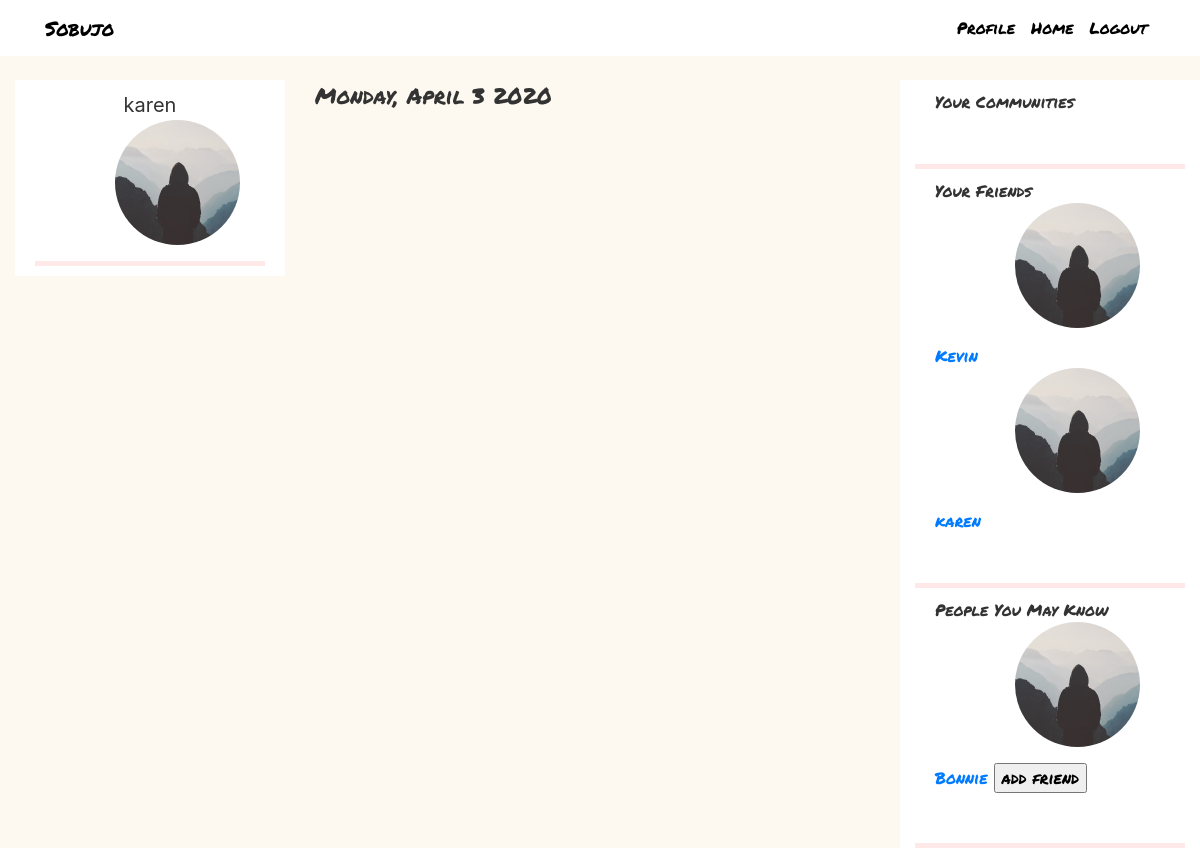
The page /journal/4 (signed in) on the database as committed earlier.
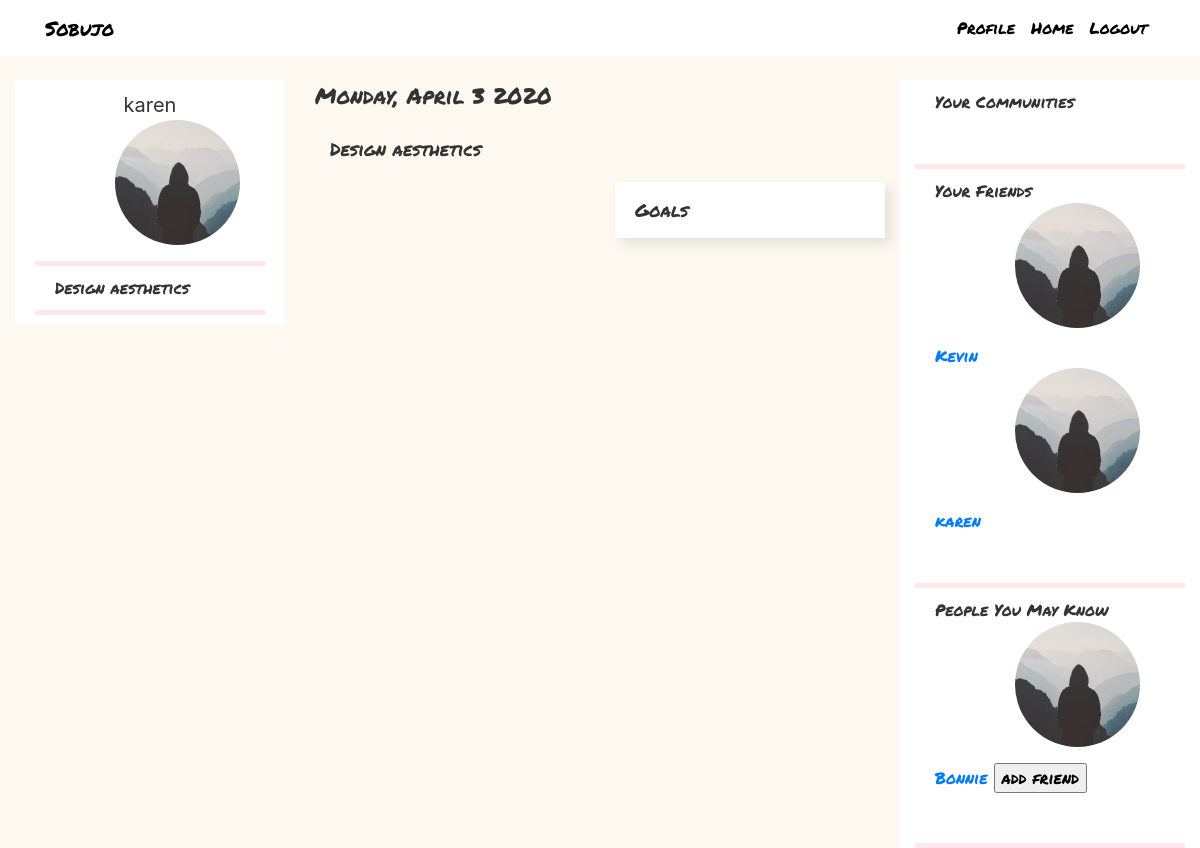
The same page on the database as committed later.
### flaskblog/models.py (models this page shows, shortened)
class User(db.Model, UserMixin):
    id = db.Column(db.Integer, primary_key=True)
    username = db.Column(db.String(20), unique=True, nullable=False)
    email = db.Column(db.String(120), unique=True, nullable=False)
    image_file = db.Column(db.String(20), nullable=False, default='default.jpg')
    password = db.Column(db.String(60), nullable=False)
    pages = db.relationship("Page", backref="user")
    friends = db.relationship("User", secondary=friendship,
                           primaryjoin=id==friendship.c.friend_a_id,
                           secondaryjoin=id==friendship.c.friend_b_id)
    community = db.relationship("Community", secondary=membership, backref="members")
    comments = db.relationship("Comment", backref="author") # received

class Page(db.Model):
    id = db.Column(db.Integer, primary_key=True)
    user_id = db.Column(db.Integer, db.ForeignKey('user.id')) # can be nullable
    community_id = db.Column(db.Integer, db.ForeignKey('community.id')) # can be nullable
    title = db.Column(db.String(100), nullable=False)
    entries = db.relationship("Entry", backref="page")
    goals = db.relationship("Goal", backref="page")

### flaskblog/routes.py (the view)
@app.route("/journal/<int:user_id>")
@login_required
def spectate(user_id):
    users = User.query.all()
    users = [user for user in users if user.id != current_user.id and user not in current_user.friends]
    if user_id == current_user.id:
        return redirect(url_for('journal'))
    other_user = User.query.filter_by(id=user_id).first()
    pages = Page.query.filter_by(user_id=user_id).all()
    entries = {}
    goals = {}
    for page in pages:
        entries[page.id] = Entry.query.filter_by(page_id=page.id).all()
        goals[page.id] = Goal.query.filter_by(page_id=page.id).all()
    image_file = url_for('static', filename='profile_pics/' + other_user.image_file)
    return render_template('other_profile.html', pages=pages, entries=entries, goals=goals,
                    image_file=image_file, other_user=other_user, users=users)

### flaskblog/models.py (called while the page is built)
@login_manager.user_loader
def load_user(user_id):
    return User.query.get(int(user_id))

### flaskblog/templates/other_profile.html (shortened to what this page needs)
{% extends "layout.html" %}
{% block content %}
<div class="row">
    <div class="col-md-4">
        <div class="content-section">
            <div class="account-heading">{{ other_user.username }}</div>
            <img class="rounded-circle account-img" src="{{ image_file }}">
            <div class="pink-divider"></div>
            {% for page in pages %}
            <div class="sidebar-journal">{{page.title}}</div>
            <div class="pink-divider"></div>
            {% endfor %}
        </div>
    </div>
    <div class="col-md-8">
        <div class="date-style">Monday, April 3 2020</div>
        <br>
        {% for page in pages %}
        <div class="row">
            <div class="header-style">{{ page.title }} </div>
        </div>
        <div class="row">
            <div class="col-md-6">
            </div>
            <div class="col-md-6">
                <div class="entry-style">
                    <div class="goal-style"> Goals </div>
                </div>
            </div>
        </div>
    {% endfor %}
    </div>
</div>
{% endblock content %}

### flaskblog/templates/layout.html (shortened to what this page needs)
<!DOCTYPE html>
<html>
<head>
    <link rel="stylesheet" href="https://maxcdn.bootstrapcdn.com/bootstrap/4.0.0/css/bootstrap.min.css">
    <link rel="stylesheet" type="text/css" href="{{ url_for('static', filename='main.css') }}">
</head>
<body>
    <header class="site-header">
      <nav class="navbar navbar-expand-md navbar-dark bg-steel fixed-top">
        <div class="container">
          <a class="title-style mr-4" href="/">Sobujo</a>
          <div class="collapse navbar-collapse" id="navbarToggle">
            <div class="navbar-nav">
              {% if current_user.is_authenticated %}
                <a class="nav-item nav-link" href="{{ url_for('journal') }}">Profile</a>
                <a class="nav-item nav-link" href="{{ url_for('home') }}">Home</a>
                <a class="nav-item nav-link" href="{{ url_for('logout') }}">Logout</a>
              {% else %}
                <a class="nav-item nav-link" href="{{ url_for('login') }}">Login</a>
                <a class="nav-item nav-link" href="{{ url_for('register') }}">Register</a>
              {% endif %}
            </div>
          </div>
        </div>
      </nav>
    </header>
    <main role="main" class="container-fluid">
      <div class="row">
        <div class="col-md-9">
          {% block content %}{% endblock %}
        </div>
        {% if current_user.is_authenticated %}
          <div class="col-md-3 bg-steel">
            <div class="sidebar-section">
              Your Communities
            </div>
            <div class="pink-divider"></div>
            <div class="sidebar-section">
              Your Friends
              {% for friend in current_user.friends %}
                <img class="rounded-circle account-img" src="/static/profile_pics/{{ current_user.image_file }}">
                <a href="{{ url_for('spectate', user_id=friend.id) }}"> {{ friend.username }} </a>
                {% endfor %}
            </div>
            <div class="pink-divider"></div>
            <div class="sidebar-section">
              People You May Know
              {% for user in users %}
                <img class="rounded-circle account-img" src="/static/profile_pics/{{ user.image_file }}">
                <a href="{{ url_for('spectate', user_id=user.id) }}"> {{ user.username }} </a>
                <input type="button" value="add friend" onclick="addFriend({{user.id}})">
                {% endfor %}
            </div>
            <div class="pink-divider"></div>
          </div>
        {% endif %}
      </div>
    </main>
</body>
</html>

Rows that differ between the two databases and show on the page:
added Page: title "Design aesthetics"
